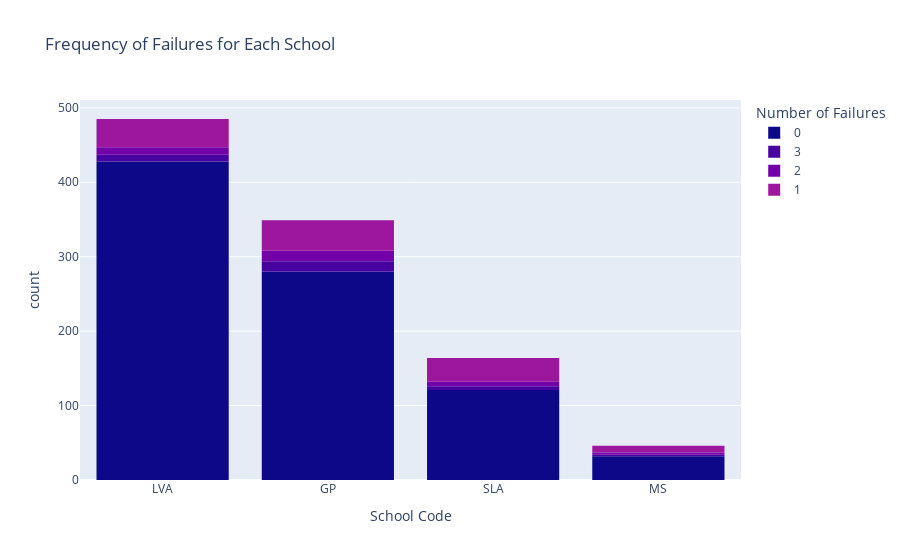

This figure's notebook cell:
### Code cell
# Creating a frequency plot
fig = px.histogram(df, x='school', color='failures',
                   title='Frequency of Failures for Each School',
                   labels={'school': 'School Code', 'failures': 'Number of Failures'},
                   category_orders={'school': ['LVA', 'GP', 'SLA', 'MS']},
                   color_discrete_sequence=px.colors.sequential.Plasma)

# Showing the plot
fig.show()

### Figure 1 — Plotly figure (JSON) as saved in the notebook; plotly's stock layout.template omitted (floating-point values rounded to 4 significant figures; data arrays with more than 128 entries replaced by an {"elided": "..."} marker saying what was removed)
{"data": [{"alignmentgroup": "True", "bingroup": "x", "hovertemplate": "Number of Failures=0<br>School Code=%{x}<br>count=%{y}<extra></extra>", "legendgroup": "0", "marker": {"color": "#0d0887", "pattern": {"shape": ""}}, "name": "0", "offsetgroup": "0", "orientation": "v", "showlegend": true, "type": "histogram", "x": {"elided": "861 str values"}, "xaxis": "x", "yaxis": "y"}, {"alignmentgroup": "True", "bingroup": "x", "hovertemplate": "Number of Failures=3<br>School Code=%{x}<br>count=%{y}<extra></extra>", "legendgroup": "3", "marker": {"color": "#46039f", "pattern": {"shape": ""}}, "name": "3", "offsetgroup": "3", "orientation": "v", "showlegend": true, "type": "histogram", "x": ["GP", "GP", "GP", "GP", "GP", "GP", "GP", "GP", "GP", "GP", "GP", "GP", "GP", "GP", "MS", "MS", "LVA", "LVA", "LVA", "LVA", "LVA", "LVA", "LVA", "LVA", "LVA", "SLA", "SLA", "SLA", "SLA", "SLA"], "xaxis": "x", "yaxis": "y"}, {"alignmentgroup": "True", "bingroup": "x", "hovertemplate": "Number of Failures=2<br>School Code=%{x}<br>count=%{y}<extra></extra>", "legendgroup": "2", "marker": {"color": "#7201a8", "pattern": {"shape": ""}}, "name": "2", "offsetgroup": "2", "orientation": "v", "showlegend": true, "type": "histogram", "x": ["GP", "GP", "GP", "GP", "GP", "GP", "GP", "GP", "GP", "GP", "GP", "GP", "GP", "GP", "MS", "MS", "MS", "LVA", "LVA", "LVA", "LVA", "LVA", "LVA", "LVA", "LVA", "LVA", "LVA", "SLA", "SLA", "SLA", "SLA", "SLA", "SLA"], "xaxis": "x", "yaxis": "y"}, {"alignmentgroup": "True", "bingroup": "x", "hovertemplate": "Number of Failures=1<br>School Code=%{x}<br>count=%{y}<extra></extra>", "legendgroup": "1", "marker": {"color": "#9c179e", "pattern": {"shape": ""}}, "name": "1", "offsetgroup": "1", "orientation": "v", "showlegend": true, "type": "histogram", "x": ["GP", "GP", "GP", "GP", "GP", "GP", "GP", "GP", "GP", "GP", "GP", "GP", "GP", "GP", "GP", "GP", "GP", "GP", "GP", "GP", "GP", "GP", "GP", "GP", "GP", "GP", "GP", "GP", "GP", "GP", "GP", "GP", "GP", "GP", "GP", "GP", "GP", "GP", "GP", "GP", "GP", "MS", "MS", "MS", "MS", "MS", "MS", "MS", "MS", "MS", "LVA", "LVA", "LVA", "LVA", "LVA", "LVA", "LVA", "LVA", "LVA", "LVA", "LVA", "LVA", "LVA", "LVA", "LVA", "LVA", "LVA", "LVA", "LVA", "LVA", "LVA", "LVA", "LVA", "LVA", "LVA", "LVA", "LVA", "LVA", "LVA", "LVA", "LVA", "LVA", "LVA", "LVA", "LVA", "LVA", "LVA", "LVA", "SLA", "SLA", "SLA", "SLA", "SLA", "SLA", "SLA", "SLA", "SLA", "SLA", "SLA", "SLA", "SLA", "SLA", "SLA", "SLA", "SLA", "SLA", "SLA", "SLA", "SLA", "SLA", "SLA", "SLA", "SLA", "SLA", "SLA", "SLA", "SLA", "SLA", "SLA", "SLA"], "xaxis": "x", "yaxis": "y"}], "layout": {"barmode": "relative", "legend": {"title": {"text": "Number of Failures"}, "tracegroupgap": 0}, "title": {"text": "Frequency of Failures for Each School"}, "xaxis": {"anchor": "y", "categoryarray": ["LVA", "GP", "SLA", "MS"], "categoryorder": "array", "domain": [0, 1], "title": {"text": "School Code"}}, "yaxis": {"anchor": "x", "domain": [0, 1], "title": {"text": "count"}}}}
